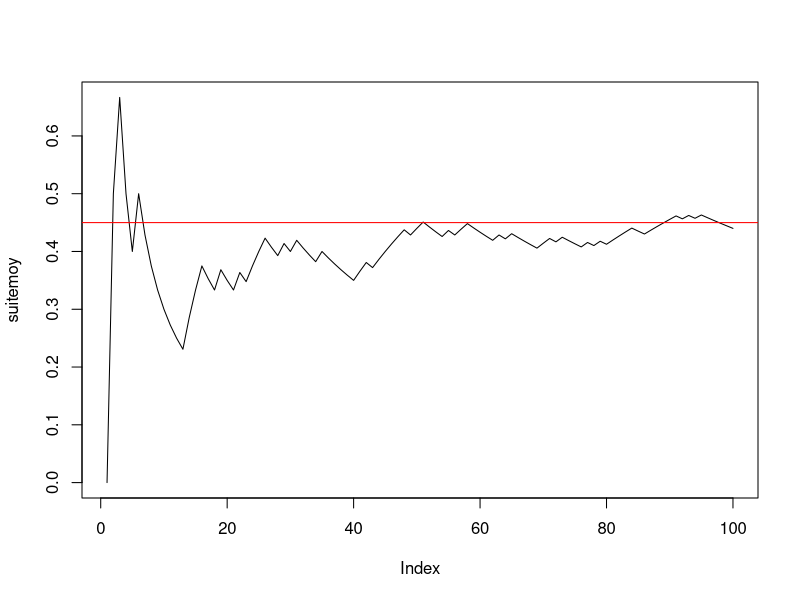

R code for this plot: (Note: this script raises an error after producing the figure.)

#--------question 1------------
n <- 100
p <- 0.45
x <- rbinom(n, 1, p)
#--------question 2------------
cumsum(x)
taille <- 1:n
suitemoy <- cumsum(x) / taille
#--------question 3------------
plot(suitemoy, type = "l")
abline(h = p, col = "red")

#------------Exercice 2------------------------



#--------question 1------------
n <- 100
mu <- -2
sigma <- 2
xg <- rnorm(n, mu, sigma)
#--------question 2------------
cumsum(xg)
rm(taille)
taille <- 1:n
rm(suitemoyg)
suitemoyg
suitemoyg <- cumsum(xg) / taille
#--------question 3------------
plot(suitemoyg, type = "l", ylim = c(-10, 6))
abline(h = mu, col = "red")


#------------Exercice 3------------------------

#---------question 1--------------------------
mu <- -2
sigma <- 2
n <- 5
x <- rnorm(n, mu, sigma)
moyx <- mean(x)

#---------question 2--------------------------
y <- rnorm(n, mu, sigma)
moyy <- mean(y) # moyenne de l'échantillon y
rbind(x, y) -> M# range les deux échantillons dans M à 2 lignes et n colonnes
rowMeans(M)

#---------question 3--------------------------
N <- 1000
Mdata <- matrix(rnorm(n * N, mu, sigma), ncol = n, byrow = T) # N échantillons de taille n disposés en lignes
dim(Mdata) # dimension de la matrice N lignes et n colonnes


#---------question 4--------------------------
(rowMeans(Mdata) -> moyennes) # calcule les moyennes pour les N, n-échantillons tirés.
apply(Mdata, MARGIN = 1, mean) # alternative pour effectuer les moyennes en ligne

#---------question 5--------------------------
mean(moyennes) # moyenne empirique des N réalisations de Xbar_n
sd(moyennes) * sqrt((length(moyennes) - 1) / length(moyennes)) # ecart-type empirique
sd(moyennes) # écart-type estimé sans biais = ecart-type empirique corrigé

#---------question 6--------------------------
hist(moyennes, prob = T, main = "Répartition de la moyenne empirique des Xi, i=1,....,n") # la répartition observée de Xbar_n
(abs <- seq(1.2 * min(moyennes), 1.2 * max(moyennes), (max(moyennes) - min(moyennes)) / 100))
points(abs, dnorm(abs, mu, sigma / sqrt(n)), col = 2, type = "l")
abline(v = mean(moyennes), col = 3, lty = "dashed") # moyenne de l'échantillon
abline(v = mu, col = 2) # moyenne théorique mu de la loi de Xbar
# belle adéquation de l'échantillon à la normale, que l'on peut verifier avec dte de Henry
qqnorm(moyennes) # les points sont presque alignés la loi de Xbar_n est donc bien normale
qqline(moyennes, col = 2) # autour de la droite rouge qui passe par les deux points
# (1er quartile theo de la centrée réduite,1er quartile empirique) et
# (3ieme quartile theo de la centrée réduite,3ieme quartile empirique)
# mean(echantillon) et écart-type empirique sd(échantillon)*sqrt((n-1)/n). e
# En effet si on ajoute la droite passant par ces deux points elle se confond
# avec qqline. droite de Henry

(x1 <- qnorm(0.25))
(x2 <- qnorm(0.75))
(y1 <- quantile(moyennes, 0.25, type = 1))
(y2 <- quantile(moyennes, 0.75, type = 1))
abline(y1 - (y2 - y1) * x1 / (x2 - x1), (y2 - y1) / (x2 - x1), col = 3) # droite de Henry

#----------question 7-------------------------
moyennecr <- sqrt(n) * (moyennes - mu) / sigma
hist(moyennecr, prob = T, main = "Répartition observée de la moyenne empirique centrée réduite")
(abscr <- seq(1.2 * min(moyennecr), 1.2 * max(moyennecr), (max(moyennecr) - min(moyennecr)) / 100))
points(abscr, dnorm(abscr), col = 2, type = "l")
abline(v = mean(moyennecr), col = 3, lty = "dashed") # moyenne empirique de l'échantillon
abline(v = 0, col = 2) # moyenne théorique  de la loi normale centrée réduite

qqnorm(moyennecr)
qqline(moyennecr) # droite de Henry

#-----------question 8------------
n <- 50
# puis réexecuter les lignes 67 à 107 : la loi reste gaussienne mais
# l'écart-type de Xbarn est plus petit avec n=50 qu'avec n=2
sd(moyennes)
sigma / sqrt(n)

n <- 2
# puis réexecuter les lignes 67 à 107 : LA LOI EST TOUJOURS GAUSSIENNE MEME AVEC n PETIT
# C'EST UNE PROPRIETES CARACTÉRISTIQUE DE LA LOI NORMALE MAIS QUI NE S'APPLIQUE PAS AUX AUTRES
# LOIS COMME PAR EX A LA BERNOULLI ==> VOIR EXO SUIVANT
sd(moyennes)
# l'écart type empirique est EN REVANCHE plus faible avec n=2 qu'avec n=50 :
# normal il estime sigma/sqrt(n) or :
sigma / sqrt(n)

#####################################################################################
# CE QU'IL FAUT RETENIR DE CET EXERCICE : LA LOI DE XBAR EST GAUSSIENNE SI L'ÉCHANTILLON EST
# GAUSSIEN ET DE TAILLE QUELCONQUE n. LE RESULTAT DU THEOREME CENTRAL LIMITE EST VRAI DANS CE CAS
# POUR TOUT n ET PAS SEULEMENT POUR n GRAND
###################################################################################

###################################################
#------------Exercice 4------------------------
###################################################

#---------question 1--------------------------
p <- 0.45
n <- 5
N <- 100
rm(Mdata) # efface l'objet précedemment créé Mdata

Mdata <- matrix(rbinom(n * N, 1, p), ncol = n, byrow = T) # N échantillons de taille n disposés en lignes
dim(Mdata) # dimension de la matrice N lignes et n colonnes

(rowMeans(Mdata) -> moyennes) # calcule les moyennes pour les N, n-échantillons tirés.


mean(moyennes) # moyenne empirique des N réalisations de Xbar_n
sd(moyennes) * sqrt((length(moyennes) - 1) / length(moyennes)) # ecart-type empirique
sd(moyennes) # écart-type estimé sans biais = ecart-type empirique corrigé

#---------histogramme de xbar_n--------------------------
hist(moyennes, prob = T, ylim = c(0, max(dnorm(p, p, sqrt(p * (1 - p) / n)), 4)), main = "Répartition de la moyenne empirique des Xi, i=1,....,n") # la répartition observée de Xbar_n
(abs <- seq(.8 * min(moyennes), 1.2 * max(moyennes), (max(moyennes) - min(moyennes)) / 100))
points(abs, dnorm(abs, p, sqrt(p * (1 - p) / n)), col = 2, type = "l")
abline(v = mean(moyennes), col = 3, lty = "dashed") # moyenne de l'échantillon
abline(v = p, col = 2) # moyenne théorique mu de la loi de Xbar
qqnorm(moyennes) # vraiment pas gaussien !
qqline(moyennes, col = 2)
# AUCUNE ADEQUATION  de l'échantillon à la normale CAR n EST TROP PETIT ET LE TCL N'EST
# PAS VERIFIE. ON REFAIT LA SIMUL AVEC n=200 :

n <- 200
# puis réeéxuter les lignes 142 à 161

# EUREKA CA MARCHE BEAUCOUP MIEUX ET ON A BIEN UNE REPARTITION GAUSSIENNE CAR n EST SUFFISAMMENT GRAND POUR
# QUE LE TCL SOIT VERIFIE !
######################################

qqnorm(moyennes)
qqline(moyennes, col = "red")

# Si on augmente N on améliore l'estimation de la densité de Xbarn par l'histogramme
# des N réalisations de Xbarn mais si n est petit on n'observe pas un histogramme
# ressemblant à une gaussienne puisque le TCL ne s'applique que si n est assez grand.
# Essayer avec
N <- 1000
n <- 4
# puis lignes 142 à 159.
N <- 1000
n <- 100
# puis lignes 142 à 159.
